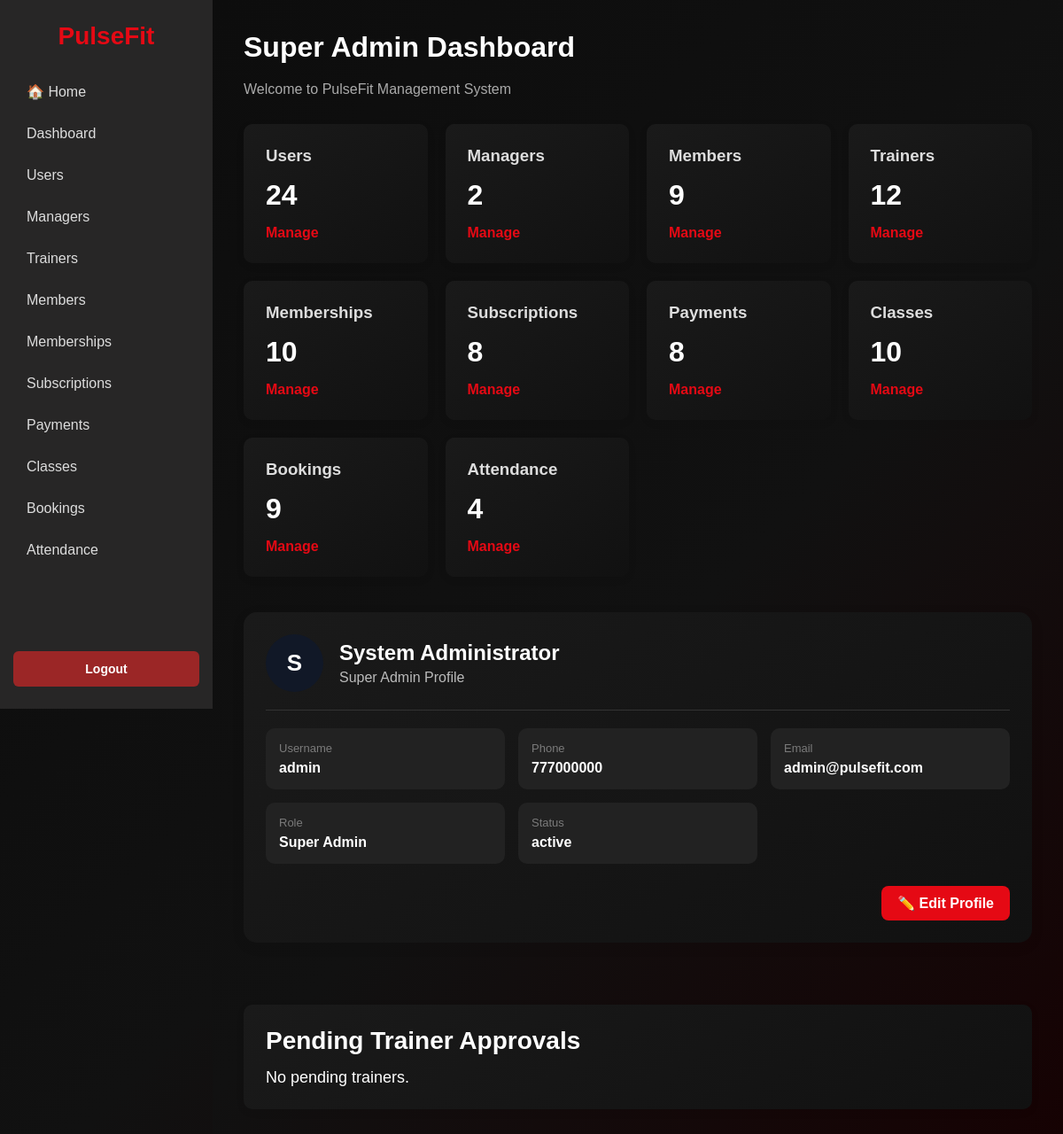
Page /pages/admin/super_admin/dashboard.php (signed in) on the committed database.
### tables this page shows
CREATE TABLE `users` (
  `user_id` int(10) NOT NULL COMMENT 'pk',
  `full_name` varchar(100) NOT NULL,
  `username` varchar(50) NOT NULL,
  `password` varchar(255) NOT NULL,
  `role` varchar(20) NOT NULL,
  `profile_id` int(10) DEFAULT 4,
  `phone` varchar(20) NOT NULL,
  `email` varchar(100) NOT NULL,
  `status` varchar(20) NOT NULL,
  `image` varchar(255) DEFAULT NULL
);

### functions/helpers.php (called while the page is built, shortened)
<?php
function baseUrl()
{
    return "/PulseFit";
}

### pages/admin/super_admin/dashboard.php (the view, shortened to what this page needs)
<?php
require_once __DIR__ . "/../../../functions/helpers.php";
require_once __DIR__ . "/../../../config/database.php";
$trainer = new Trainer();
$user_id = $_SESSION["user_id"];
$stmt = $conn->prepare(
    "SELECT
        user_id,
        full_name,
        username,
        phone,
        email,
        role,
        status,
        image
     FROM users
     WHERE user_id = ?"
);
$stmt->bind_param("i", $user_id);
$stmt->execute();
$user = $stmt->get_result()->fetch_assoc();
$result = $conn->query(
    "SELECT COUNT(*) AS total
     FROM users"
);
$users = $result->fetch_assoc()["total"];
$result = $conn->query(
    "SELECT COUNT(*) AS total
     FROM users
     WHERE profile_id = 2"
);
$managers = $result->fetch_assoc()["total"];
$result = $conn->query(
    "SELECT COUNT(*) AS total
     FROM members"
);
$members = $result->fetch_assoc()["total"];
$result = $conn->query(
    "SELECT COUNT(*) AS total
     FROM trainers"
);
$trainers = $result->fetch_assoc()["total"];
$result = $conn->query(
    "SELECT COUNT(*) AS total
     FROM memberships"
);
$memberships = $result->fetch_assoc()["total"];
$result = $conn->query(
    "SELECT COUNT(*) AS total
     FROM subscriptions"
);
$subscriptions = $result->fetch_assoc()["total"];
$result = $conn->query(
    "SELECT COUNT(*) AS total
     FROM payments"
);
$payments = $result->fetch_assoc()["total"];
$result = $conn->query(
    "SELECT COUNT(*) AS total
     FROM classes"
);
$classes = $result->fetch_assoc()["total"];
$result = $conn->query(
    "SELECT COUNT(*) AS total
     FROM bookings"
);
$bookings = $result->fetch_assoc()["total"];
$result = $conn->query(
    "SELECT COUNT(*) AS total
     FROM attendance"
);
$attendance = $result->fetch_assoc()["total"];
$pendingTrainers = $trainer->getPendingTrainers();
?>
<!DOCTYPE html>
<html lang="en">
<head>
    <link
        rel="stylesheet"
        href="../../../assets/css/style.css"
    >
</head>
<body>
<div class="dashboard">
    <?php require_once __DIR__ . "/../../../includes/sidebar.php"; ?>
    <main class="main-content">
        <header class="dashboard-header">
            <div>
                <h1>
                    Super Admin Dashboard
                </h1>
                <p>
                    Welcome to PulseFit Management System
                </p>
            </div>
        </header>
        <section class="cards">
            <div class="card">
                <h3>
                    Users
                </h3>
                <p>
                    <?= $users ?>
                </p>
                <a href="users/users.php">
                    Manage
                </a>
            </div>
            <div class="card">
                <h3>
                    Managers
                </h3>
                <p>
                    <?= $managers ?>
                </p>
                <a href="../managers/managers.php">
                    Manage
                </a>
            </div>
            <div class="card">
                <h3>
                    Members
                </h3>
                <p>
                    <?= $members ?>
                </p>
                <a href="../../members/members.php">
                    Manage
                </a>
            </div>
            <div class="card">
                <h3>
                    Trainers
                </h3>
                <p>
                    <?= $trainers ?>
                </p>
                <a href="../../trainers/trainers.php">
                    Manage
                </a>
            </div>
            <div class="card">
                <h3>
                    Memberships
                </h3>
                <p>
                    <?= $memberships ?>
                </p>
                <a href="../../memberships/memberships.php">
                    Manage
                </a>
            </div>
            <div class="card">
                <h3>
                    Subscriptions
                </h3>
                <p>
                    <?= $subscriptions ?>
                </p>
                <a href="../../subscriptions/subscriptions.php">
                    Manage
                </a>
            </div>
            <div class="card">
                <h3>
                    Payments
                </h3>
                <p>
                    <?= $payments ?>
                </p>
                <a href="../../payments/payments.php">
                    Manage
                </a>
            </div>
            <div class="card">
                <h3>
                    Classes
                </h3>
                <p>
                    <?= $classes ?>
                </p>
                <a href="../../gym_classes/classes.php">
                    Manage
                </a>
            </div>
            <div class="card">
                <h3>
                    Bookings
                </h3>
                <p>
                    <?= $bookings ?>
                </p>
                <a href="../../bookings/bookings.php">
                    Manage
                </a>
            </div>
            <div class="card">
                <h3>
                    Attendance
                </h3>
                <p>
                    <?= $attendance ?>
                </p>
                <a href="../../attendance/attendance.php">
                    Manage
                </a>
            </div>
        </section>
        <section class="profile-card">
            <div class="profile-header">
                <div class="profile-avatar">
                    <?php if (!empty($user["image"])): ?>
                        <img
                            src="/PulseFit/uploads/users/<?= htmlspecialchars($user["image"]) ?>"
                            alt="Profile Photo"
                        >
                    <?php else: ?>
                        <?= strtoupper(
                            substr(
                                $user["full_name"],
                                0,
                                1
                            )
                        ) ?>
                    <?php endif; ?>
                </div>
                <div>
                    <h2>
                        <?= htmlspecialchars(
                            $user["full_name"]
                        ) ?>
                    </h2>
                    <p>
                        Super Admin Profile
                    </p>
                </div>
            </div>
            <div class="profile-info">
                <div class="profile-item">
                    <span>
                        Username
                    </span>
                    <strong>
                        <?= htmlspecialchars(
                            $user["username"]
                        ) ?>
                    </strong>
                </div>
                <div class="profile-item">
                    <span>
                        Phone
                    </span>
                    <strong>
                        <?= htmlspecialchars(
                            $user["phone"]
                        ) ?>
                    </strong>
                </div>
                <div class="profile-item">
                    <span>
                        Email
                    </span>
                    <strong>
                        <?= htmlspecialchars(
                            $user["email"]
                        ) ?>
                    </strong>
                </div>
                <div class="profile-item">
                    <span>
                        Role
                    </span>
                    <strong>
                        Super Admin
                    </strong>
                </div>
                <div class="profile-item">
                    <span>
                        Status
                    </span>
                    <strong>
                        <?= htmlspecialchars(
                            $user["status"]
                        ) ?>
                    </strong>
                </div>
            </div>
            <div class="profile-card-actions">
    <a
        href="<?= baseUrl() ?>/pages/profile/edit.php"
        class="edit-profile-btn"
    >
        ✏️ Edit Profile
    </a>
</div>
        </section>
        <section
            class="card pending-approvals"
            style="margin-top: 70px;"
        >
            <h2>
                Pending Trainer Approvals
            </h2>
            <?php if (empty($pendingTrainers)): ?>
                <p>
                    No pending trainers.
                </p>
            <?php endif; ?>
        </section>
    </main>
</div>
</body>
</html>

### rows in the picture
users: full_name "S", full_name "System Administrator", username "admin", phone "777000000", email "admin@pulsefit.com", status "active"

### other values in the picture
$users "24"
$managers "2"
$members "9"
$trainers "12"
$memberships "10"
$subscriptions "8"
$payments "8"
$classes "10"
$bookings "9"
$attendance "4"
